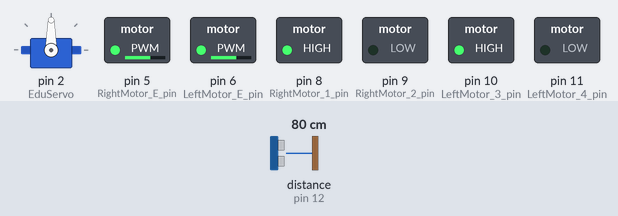
Recording of a sketch running on a simulated Arduino Uno, built with avr-gcc and run on an emulated ATmega328P. On the bench: servo, switched loads named in the sketch (green lamp = pin HIGH). Wiring (inferred from the names in the program): ultrasonic range finder: trigger pin 13; echo pin 12. Inputs (shaded band) come from the test bench; at power-on: distance to the obstacle (sensor on pin 12) 80 cm. The echo pulse lasts 58.3 µs per cm; pins used as bus, display or sensor lines are not drawn; what the sketch prints to the serial monitor is not drawn.

Above: at 1.2 s.
1.3 s: distance to the obstacle (sensor on pin 12) set to 28 cm
2.8 s: distance to the obstacle (sensor on pin 12) set to 23 cm
At 3.6 s:
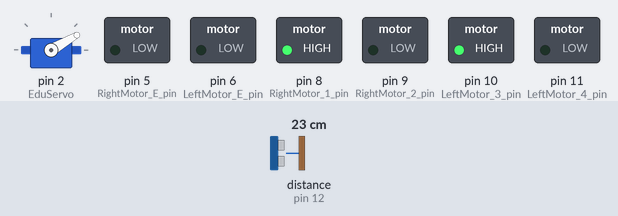
5.8 s: distance to the obstacle (sensor on pin 12) set to 35 cm
At 6.6 s:
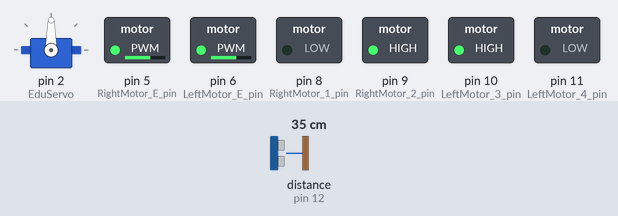
8.3 s: distance to the obstacle (sensor on pin 12) set to 18 cm
At 9.8 s:
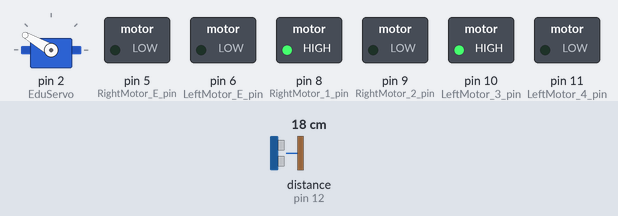
Timing chart, 0 to 12.3 s (numbered marks = the images above; inputs shaded):
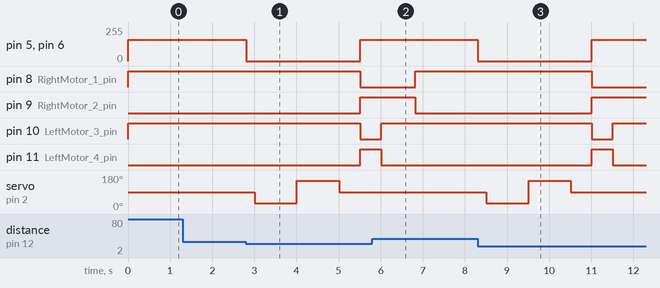

Measured:
- the behaviour switches between 26 and 25 cm on distance to the obstacle (sensor on pin 12) (found by bisection; images 0 and 1)
- after the input at 1.3 s, every drawn part: stays the same
- after the input at 2.8 s, pin 5 (RightMotor_E_pin), pin 6 (LeftMotor_E_pin): 160/255 → 0/255 at once, → 160/255 2.7 s later
- after the input at 5.8 s, pin 5 (RightMotor_E_pin), pin 6 (LeftMotor_E_pin): stays 160/255 (without the input it goes to 0/255 after 1.0 s); servo on pin 2 (EduServo): stays 90° (without the input it goes to 30° after 1.2 s)
- after the input at 8.3 s, pin 5 (RightMotor_E_pin), pin 6 (LeftMotor_E_pin): 160/255 → 0/255 at once, → 160/255 2.7 s later

The sketch:

10_RC_CAR_Obstacle.ino
```cpp
/* 이 소스는 에듀이노(Eduino)에 의해서 번역, 수정, 작성되었고 소유권 또한 에듀이노의 것입니다.
 *  소유권자의 허락을 받지 않고 무단으로 수정, 삭제하여 배포할 시 법적인 처벌을 받을 수도 있습니다.
 *
 *  에듀이노 SmartCar 예제
 *  - 스마트 자동차 스스로 눈앞에 장애물을 회피하며 움직이는 예제 -
 *
 */
#include <Servo.h>
Servo EduServo;

//출력핀(trig)과 입력핀(echo) 설정
int trigPin = 13;                  // 디지털 13번 핀에 연결
int echoPin = 12;                  // 디지털 12번 핀에 연결
int Ultra_d = 0;


int RightMotor_E_pin = 5;       // 오른쪽 모터의 Enable & PWM
int LeftMotor_E_pin = 6;        // 왼쪽 모터의 Enable & PWM
int RightMotor_1_pin = 8;       // 오른쪽 모터 제어선 IN1
int RightMotor_2_pin = 9;       // 오른쪽 모터 제어선 IN2
int LeftMotor_3_pin = 10;       // 왼쪽 모터 제어선 IN3
int LeftMotor_4_pin = 11;       // 왼쪽 모터 제어선 IN4

int motor_s = 160;              // 최대 속도(0~255)의 60%
int val = 0;

void setup() {
  EduServo.attach(2);                       // 서보모터 PWM 디지털입출력 2번핀 연결

  pinMode(echoPin, INPUT);                  // echoPin 입력
  pinMode(trigPin, OUTPUT);                 // trigPin 출력

  pinMode(RightMotor_E_pin, OUTPUT);        // 출력모드로 설정
  pinMode(RightMotor_1_pin, OUTPUT);
  pinMode(RightMotor_2_pin, OUTPUT);
  pinMode(LeftMotor_3_pin, OUTPUT);
  pinMode(LeftMotor_4_pin, OUTPUT);
  pinMode(LeftMotor_E_pin, OUTPUT);

  Serial.begin(9600);                       // PC와의 시리얼 통신 9600bps로 설정
  Serial.println("Welcome Eduino!");
}

void loop() {
  Ultra_d = Ultrasonic();
  Serial.println(Ultra_d);
  motor_role(HIGH, HIGH, motor_s);  // 직진

  if(Ultra_d < 250) {
    if (Ultra_d < 150) {
      Serial.println("150 이하.");
      motor_role(LOW, LOW, motor_s); // 후진
      delay(1000);
      motor_role(HIGH, HIGH, 0);  // 정지
      delay(200);
    }
    else {
      motor_role(HIGH, HIGH, 0);  // 정지
      delay(200);
      Serial.println("150 이상.");
      val =  Servo_con();
      if (val == 0) {
        Serial.println("우회전.");
        motor_role(HIGH, HIGH, 0);  // 정지
        delay(500);
        motor_role(LOW, LOW, motor_s);  // 후진
        delay(500);
        motor_role(LOW, HIGH, motor_s);  // 우회전
        delay(800);
      }
      else if (val == 1) {
        Serial.println("좌회전.");
        motor_role(HIGH, HIGH, 0);  // 정지
        delay(500);
        motor_role(LOW, LOW, motor_s);  // 후진
        delay(500);
        motor_role(HIGH, LOW, motor_s);  // 좌회전
        delay(800);
      }
    }
  }
}

void motor_role(int R_motor, int L_motor, int Speed){
   digitalWrite(RightMotor_1_pin, R_motor);
   digitalWrite(RightMotor_2_pin, !R_motor);
   digitalWrite(LeftMotor_3_pin, L_motor);
   digitalWrite(LeftMotor_4_pin, !L_motor);

   analogWrite(RightMotor_E_pin, Speed);  // 우측 모터 속도값
   analogWrite(LeftMotor_E_pin, Speed);   // 좌측 모터 속도값
}

int Ultrasonic(){
  long duration, distance;
  digitalWrite(trigPin, HIGH);      // trigPin에서 초음파 발생(echoPin도 HIGH)
  delayMicroseconds(10);
  digitalWrite(trigPin, LOW);
  duration = pulseIn(echoPin, HIGH);   // echoPin 이 HIGH를 유지한 시간을 저장 한다.
  distance = ((float)(340 * duration) / 1000) / 2;

  //Serial.print("DIstance:");        // 물체와 초음파 센서간 거리를 표시.
  //Serial.println(distance);

  return distance;
}

int Servo_con(){
  EduServo.write(30);
  int Ult_30 = Ultrasonic();
  delay(1000);
  EduServo.write(150);
  int Ult_150 = Ultrasonic();
  delay(1000);

  if(Ult_30 > Ult_150){
     val = 1;
  }
  else{
     val = 0;
  }
  EduServo.write(90);

  return val;
}
```
